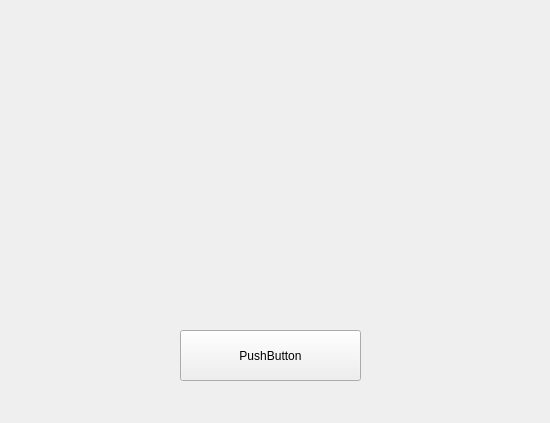
<?xml version="1.0" encoding="UTF-8"?>
<ui version="4.0">
 <class>Form</class>
 <widget class="QWidget" name="Form">
  <property name="geometry">
   <rect>
    <x>0</x>
    <y>0</y>
    <width>550</width>
    <height>423</height>
   </rect>
  </property>
  <property name="windowTitle">
   <string>Form</string>
  </property>
  <widget class="QLabel" name="gambar">
   <property name="geometry">
    <rect>
     <x>90</x>
     <y>70</y>
     <width>291</width>
     <height>231</height>
    </rect>
   </property>
   <property name="text">
    <string/>
   </property>
  </widget>
  <widget class="QPushButton" name="cetak">
   <property name="geometry">
    <rect>
     <x>180</x>
     <y>330</y>
     <width>181</width>
     <height>51</height>
    </rect>
   </property>
   <property name="text">
    <string>PushButton</string>
   </property>
  </widget>
 </widget>
 <resources/>
 <connections/>
</ui>
